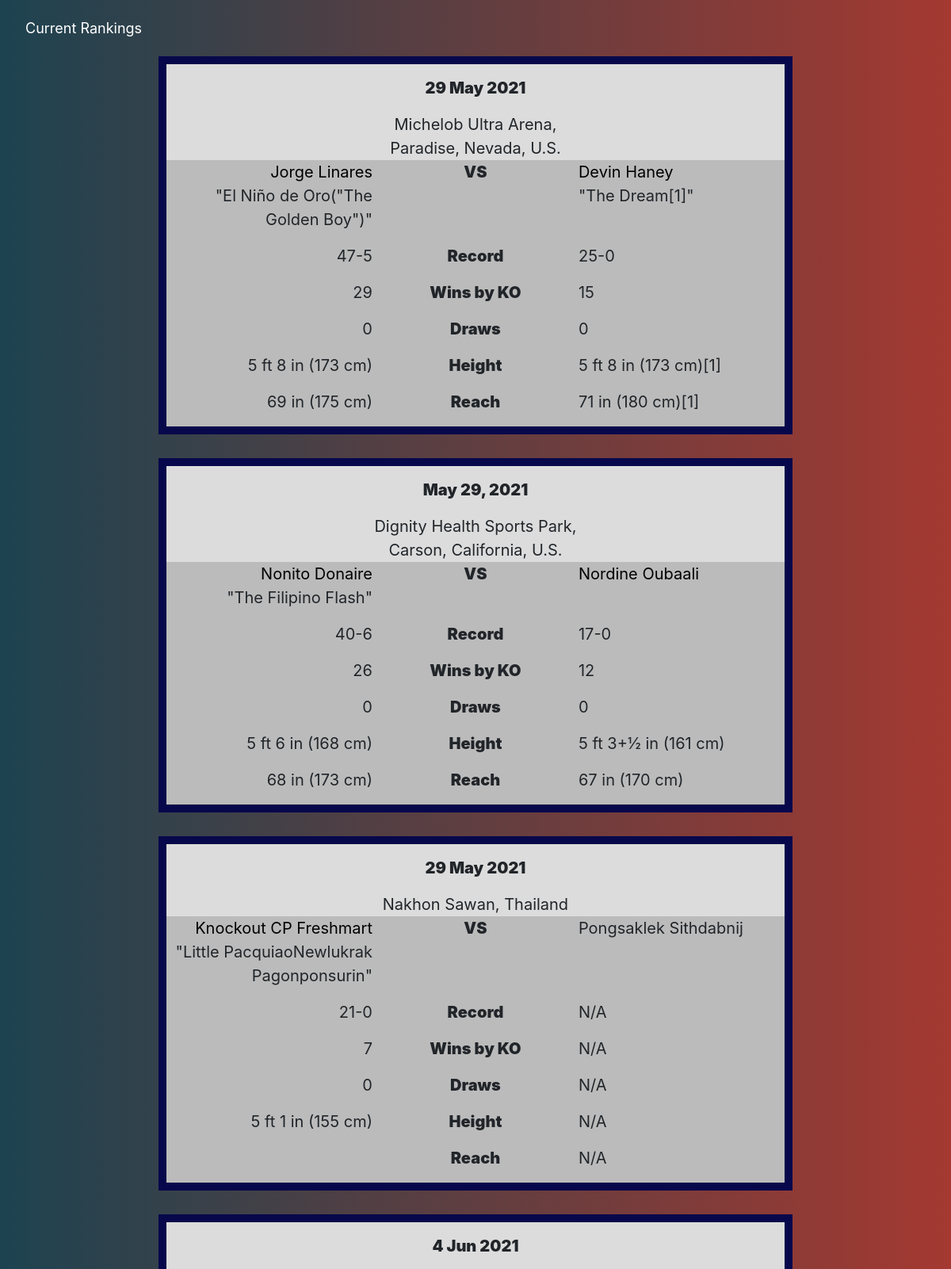
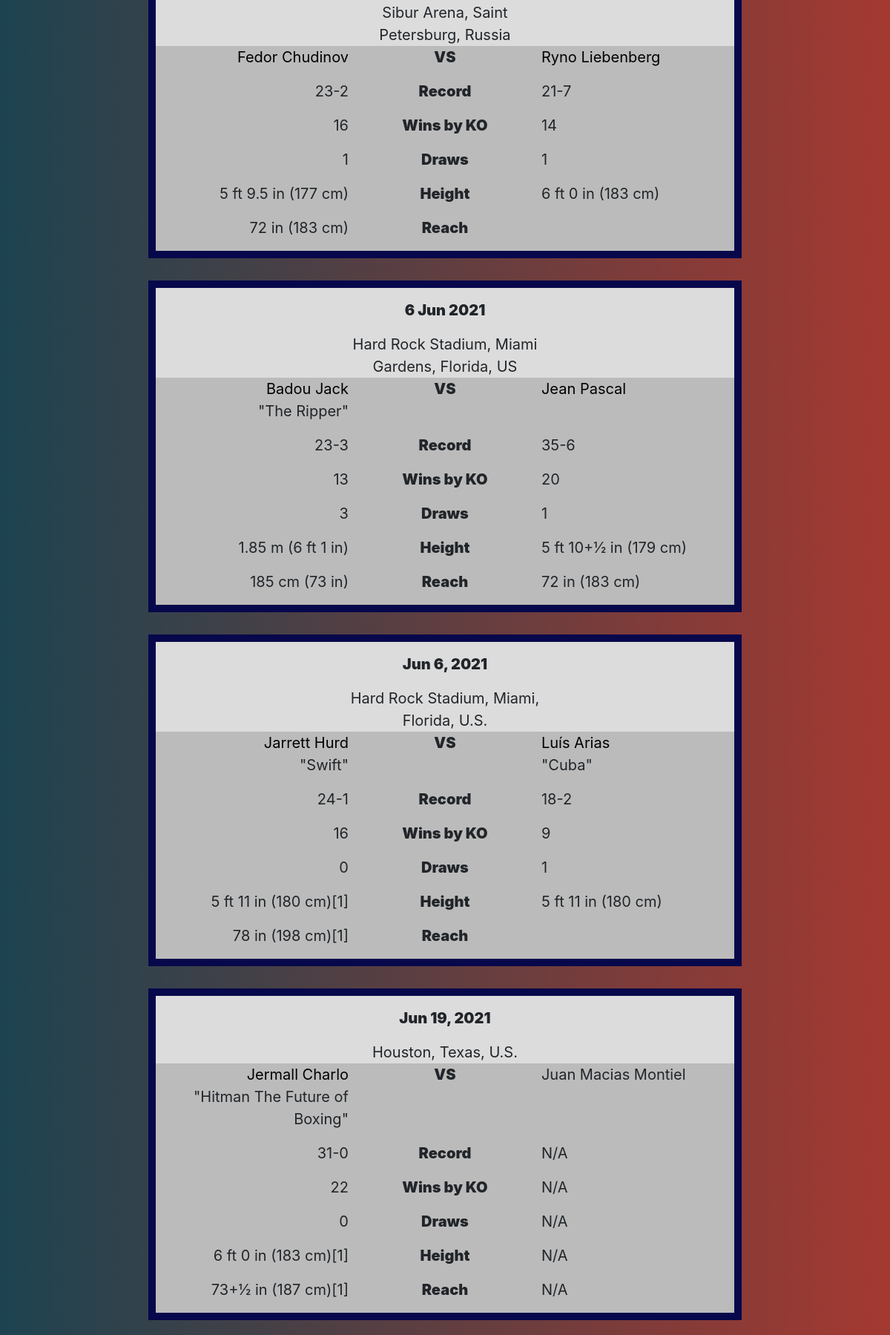
The page / (upper part) on the database its author committed (2 pictures, top to bottom).
### app.py (models this page shows)
class Fights(db.Model):
    __tablename__ = 'Fights'
    __table_args__ = { 'extend_existing': True }
    FIGHT_DATE = db.Column(db.String)
    DATE_FORMATTED = db.Column(db.Date)
    FIGHTER_A = db.Column(db.String, primary_key=True)
    FIGHTER_B = db.Column(db.String)
    A_NICKNAME = db.Column(db.String)
    B_NICKNAME = db.Column(db.String)
    A_RECORD = db.Column(db.String)
    B_RECORD = db.Column(db.String)
    A_KOs = db.Column(db.String)
    B_KOs = db.Column(db.String)
    A_DRAWS = db.Column(db.String)
    B_DRAWS = db.Column(db.String)
    A_LINK = db.Column(db.String)
    B_LINK = db.Column(db.String)
    LOCATION = db.Column(db.String)
    A_HEIGHT = db.Column(db.String)
    B_HEIGHT = db.Column(db.String)
    A_REACH = db.Column(db.String)
    B_REACH = db.Column(db.String)

### app.py (the view)
@app.route('/')
def home_page():
    fightList = []
    fightList = db.session.query(Fights).order_by(Fights.DATE_FORMATTED.asc()).all()
    return render_template('home.html', fights=fightList)

### templates/home.html (shortened to what this page needs)
<!doctype html>
<html lang="en">
  <head>
    <link rel="stylesheet" href="https://cdn.jsdelivr.net/npm/bootstrap@4.5.3/dist/css/bootstrap.min.css">
  </head>
  <body>
    <div class="navbar">
      <a href="/rankings">Current Rankings</a>
    </div>
    {% for fight in fights%}
      <div class="fight">
        <div class="row">
          <div class="column"></div>
          <div class="column" style="text-align: center;">
            <p style="font-weight:900">{{fight.FIGHT_DATE}}</p>
            {% if "N/A" not in fight.LOCATION %}
              {{fight.LOCATION}}
              <br>
            {% endif %}
          </div>
          <div class="column"></div>
          {% if "N/A" not in fight.A_LINK and "N/A" not in fight.B_LINK %}
            <div class="column" style="background-color:#bbb; text-align: right;">
              <a href= {{fight.A_LINK}} target="_blank">{{fight.FIGHTER_A}}</a>
              {% if "N/A" not in fight.A_NICKNAME and fight.A_NICKNAME != "" %}
                <p>"{{fight.A_NICKNAME}}"</p>
              {% endif %}
            </div>
            <div class="column" style="background-color:#bbb; text-align: center;">
              <p style="font-weight:900">VS</p>
            </div>
            <div class="column" style="background-color:#bbb; text-align: left;">
              <a href= {{fight.B_LINK}} target="_blank">{{fight.FIGHTER_B}}</a>
              {% if fight.B_NICKNAME is defined and "N/A" not in fight.B_NICKNAME and fight.B_NICKNAME != "" %}
                <p>"{{fight.B_NICKNAME}}"</p>
              {% endif %}
            </div>
          {% elif "N/A" not in fight.A_LINK and "N/A" in fight.B_LINK %}
            <div class="column" style="background-color:#bbb; text-align: right;">
              <a href= {{fight.A_LINK}} target="_blank">{{fight.FIGHTER_A}}</a>
              {% if "N/A" not in fight.A_NICKNAME and fight.A_NICKNAME != "" %}
                <p>"{{fight.A_NICKNAME}}"</p>
              {% endif %}
            </div>
            <div class="column" style="background-color:#bbb; text-align: center;">
              <p style="font-weight:900">VS</p>
            </div>
            <div class="column" style="background-color:#bbb; text-align: left;">
              {{fight.FIGHTER_B}}
            </div>
          {% endif %}
          <div class="column" style="background-color:#bbb; text-align: right;">
            <p>{{fight.A_RECORD}}</p>
          </div>
          <div class="column" style="background-color:#bbb; text-align: center;">
            <p style="font-weight:900">Record</p>
          </div>
          <div class="column" style="background-color:#bbb; text-align: left;">
            <p>{{fight.B_RECORD}}</p>
          </div>
          <div class="column" style="background-color:#bbb; text-align: right;">
            <p>{{fight.A_KOs}}</p>
          </div>
          <div class="column" style="background-color:#bbb; text-align: center;">
            <p style="font-weight:900">Wins by KO</p>
          </div>
          <div class="column" style="background-color:#bbb; text-align: left;">
            <p>{{fight.B_KOs}}</p>
          </div>
          <div class="column" style="background-color:#bbb; text-align: right;">
            <p>{{fight.A_DRAWS}}</p>
          </div>
          <div class="column" style="background-color:#bbb; text-align: center;">
            <p style="font-weight:900">Draws</p>
          </div>
          <div class="column" style="background-color:#bbb; text-align: left;">
            <p>{{fight.B_DRAWS}}</p>
          </div>
          <div class="column" style="background-color:#bbb; text-align: right;">
            {% if fight.A_HEIGHT != "" %}
              <p>{{fight.A_HEIGHT}}</p>
            {% endif %}
          </div>
          <div class="column" style="background-color:#bbb; text-align: center;">
            <p style="font-weight:900">Height</p>
          </div>
          <div class="column" style="background-color:#bbb; text-align: left;">
            {% if fight.B_HEIGHT != "" %}
              <p>{{fight.B_HEIGHT}}</p>
            {% endif %}
          </div>
        <div class="column" style="background-color:#bbb; text-align: right;">
          {% if fight.A_REACH != "" %}
            <p>{{fight.A_REACH}}</p>
          {% endif %}
        </div>
        <div class="column" style="background-color:#bbb; text-align: center;">
          <p style="font-weight:900">Reach</p>
        </div>
        <div class="column" style="background-color:#bbb; text-align: left;">
          {% if fight.B_REACH != "" %}
            <p>{{fight.B_REACH}}</p>
          {% endif %}
        </div>
      </div>
    </div>
    {% endfor %}
  </body>
</html>

### templates/home.html (style rules this page uses)
body { background: linear-gradient(-90deg, #a43931, #1d4350); }
.fight { background-color: gainsboro; border: 10px solid #07084b; padding: 15px; padding-bottom: 0%; margin: 0 auto; margin-bottom: 30px; width: 800px; text-align: center; font-size: 20px; }
.fight a { color: black; }
.navbar { overflow: hidden; background: linear-gradient(-90deg, #a43931, #1d4350); }
.navbar a { float: left; font-size: 18px; color: white; text-align: center; padding: 14px 16px; text-decoration: none; }
.column { float: left; width: 33.33%; }

### rows shown on the page
Fights: FIGHT_DATE "29 May 2021", LOCATION "Michelob Ultra Arena, Paradise, Nevada, U.S.", FIGHTER_A "Jorge Linares", A_NICKNAME "El Niño de Oro(\"The Golden Boy\")", FIGHTER_B "Devin Haney", B_NICKNAME "The Dream[1]", A_RECORD "47-5", B_RECORD "25-0", A_KOs "29", B_KOs "15", A_DRAWS "0", B_DRAWS "0", A_HEIGHT "5 ft 8 in (173 cm)", B_HEIGHT "5 ft 8 in (173 cm)[1]", A_REACH "69 in (175 cm)", B_REACH "71 in (180 cm)[1]"
Fights: FIGHT_DATE "May 29, 2021", LOCATION "Dignity Health Sports Park, Carson, California, U.S.", FIGHTER_A "Nonito Donaire", A_NICKNAME "The Filipino Flash", FIGHTER_B "Nordine Oubaali", A_RECORD "40-6", B_RECORD "17-0", A_KOs "26", B_KOs "12", A_DRAWS "0", B_DRAWS "0", A_HEIGHT "5 ft 6 in (168 cm)", B_HEIGHT "5 ft 3+1⁄2 in (161 cm)", A_REACH "68 in (173 cm)", B_REACH "67 in (170 cm)"
Fights: FIGHT_DATE "29 May 2021", LOCATION "Nakhon Sawan, Thailand", FIGHTER_A "Knockout CP Freshmart", A_NICKNAME "Little PacquiaoNewlukrak Pagonponsurin", FIGHTER_B "Pongsaklek Sithdabnij", A_RECORD "21-0", B_RECORD "N/A", A_KOs "7", B_KOs "N/A", A_DRAWS "0", B_DRAWS "N/A", A_HEIGHT "5 ft 1 in (155 cm)", B_HEIGHT "N/A", B_REACH "N/A"
Fights: FIGHT_DATE "4 Jun 2021", LOCATION "Sibur Arena, Saint Petersburg, Russia", FIGHTER_A "Fedor Chudinov", FIGHTER_B "Ryno Liebenberg", A_RECORD "23-2", B_RECORD "21-7", A_KOs "16", B_KOs "14", A_DRAWS "1", B_DRAWS "1", A_HEIGHT "5 ft 9.5 in (177 cm)", B_HEIGHT "6 ft 0 in (183 cm)", A_REACH "72 in (183 cm)"
Fights: FIGHT_DATE "6 Jun 2021", LOCATION "Hard Rock Stadium, Miami Gardens, Florida, US", FIGHTER_A "Badou Jack", A_NICKNAME "The Ripper", FIGHTER_B "Jean Pascal", A_RECORD "23-3", B_RECORD "35-6", A_KOs "13", B_KOs "20", A_DRAWS "3", B_DRAWS "1", A_HEIGHT "1.85 m (6 ft 1 in)", B_HEIGHT "5 ft 10+1⁄2 in (179 cm)", A_REACH "185 cm (73 in)", B_REACH "72 in (183 cm)"
Fights: FIGHT_DATE "Jun 6, 2021", LOCATION "Hard Rock Stadium, Miami, Florida, U.S.", FIGHTER_A "Jarrett Hurd", A_NICKNAME "Swift", FIGHTER_B "Luís Arias", B_NICKNAME "Cuba", A_RECORD "24-1", B_RECORD "18-2", A_KOs "16", B_KOs "9", A_DRAWS "0", B_DRAWS "1", A_HEIGHT "5 ft 11 in (180 cm)[1]", B_HEIGHT "5 ft 11 in (180 cm)", A_REACH "78 in (198 cm)[1]"
Fights: FIGHT_DATE "Jun 19, 2021", LOCATION "Houston, Texas, U.S.", FIGHTER_A "Jermall Charlo", A_NICKNAME "Hitman The Future of Boxing", FIGHTER_B "Juan Macias Montiel", A_RECORD "31-0", B_RECORD "N/A", A_KOs "22", B_KOs "N/A", A_DRAWS "0", B_DRAWS "N/A", A_HEIGHT "6 ft 0 in (183 cm)[1]", B_HEIGHT "N/A", A_REACH "73+1⁄2 in (187 cm)[1]", B_REACH "N/A"
